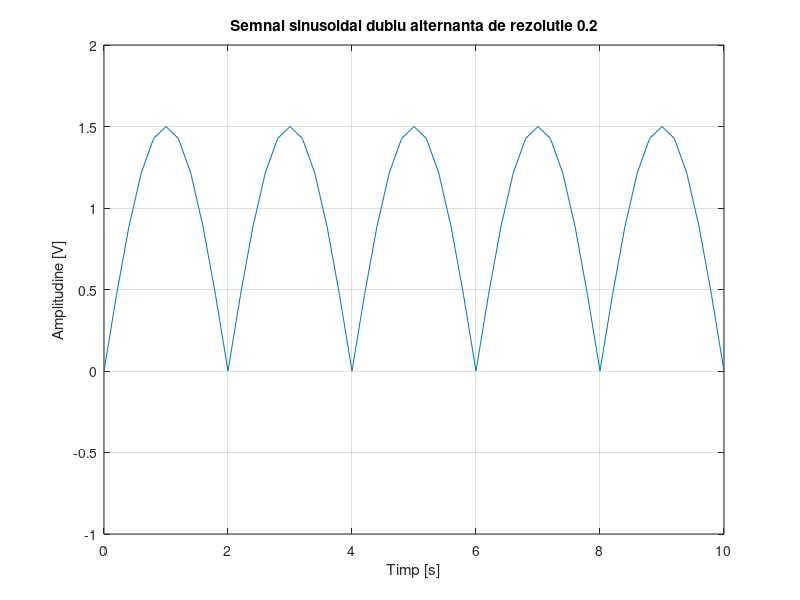

Write MATLAB code to recreate this figure.
f=0.25
t=0:0.2:10;     %rezolutie 0.2s
A=1.5;
y=abs(A*sin(2*pi*0.25*t));
plot(t,y), grid;
axis([0,10,-1,2])
title('Semnal sinusoidal dublu alternanta de rezolutie 0.2')
xlabel('Timp [s]')
ylabel('Amplitudine [V]')
